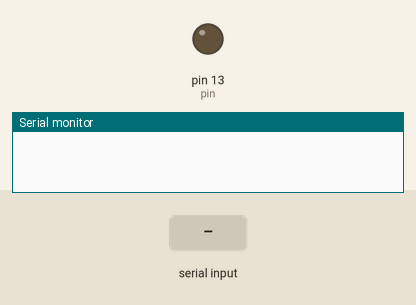
Simulated run of this sketch. Board: Arduino Uno, built with avr-gcc and run on an emulated ATmega328P. Parts: output pins drawn as LEDs (lit = HIGH), the last lines printed to the serial monitor. The inputs (shaded band) are chosen by the test bench.

Above: at 1.2 s.
1.3 s: "drill" received over Serial
At 2.1 s:
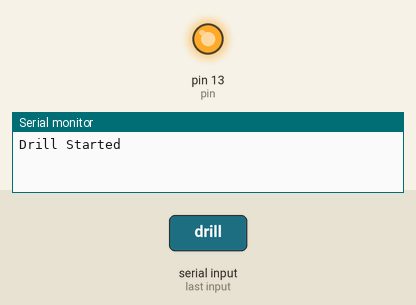
2.8 s: "stop" received over Serial
At 3.3 s:
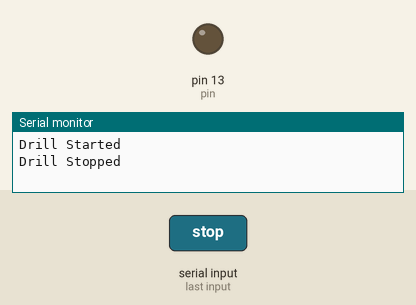
Timing chart, 0 to 5.8 s (numbered marks = the images above; inputs shaded):
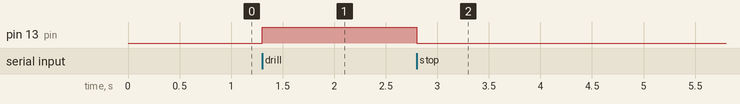

The sketch:

pyserial.ino
```cpp
int pin = 13;
bool mode = LOW;
void setup() {
  pinMode(pin,OUTPUT);
  Serial.begin(115200);
  Serial.setTimeout(1);
}

void loop() {
  while (Serial.available() > 0) {
    // Serial.println("Serial is available");
    String input = Serial.readString();
    if (input == "drill") {
      mode = HIGH;
      digitalWrite(pin, mode);
      Serial.println("Drill Started");
    } else if (input == "stop") {
      mode = LOW;
      digitalWrite(pin, mode);
      Serial.println("Drill Stopped");
    }
    digitalWrite(pin, mode);
  }
  digitalWrite(pin, mode);
}
```

Measured:
- after the input at 1.3 s, pin 13 (pin): LOW → HIGH at once
- after the input at 2.8 s, pin 13 (pin): HIGH → LOW at once
